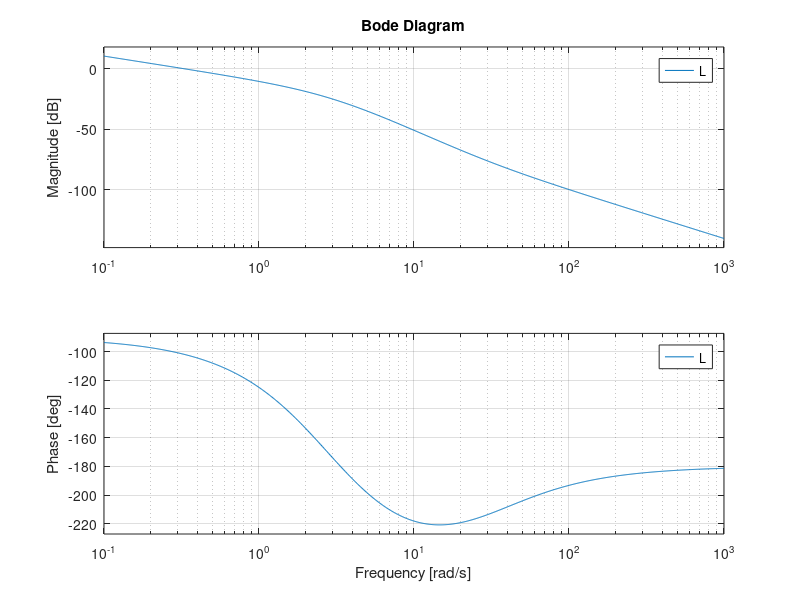
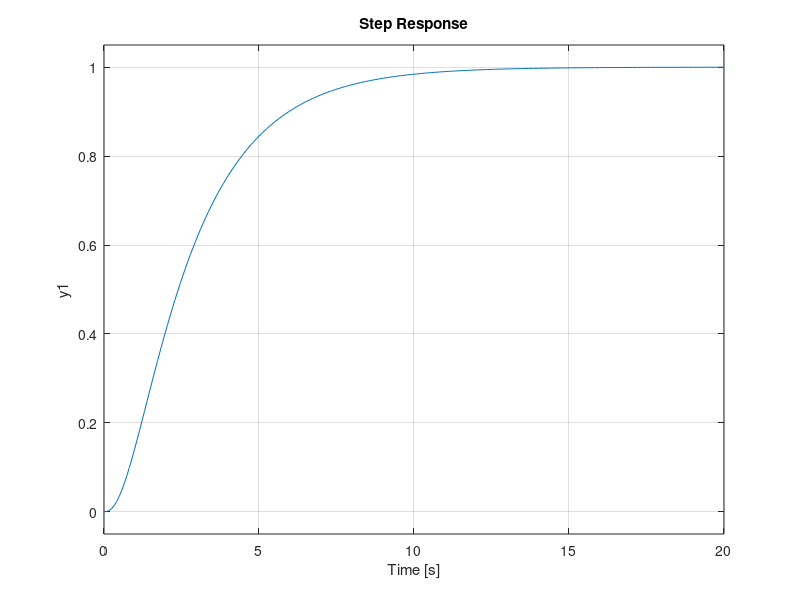

Source code (MATLAB) for these figures, in order:
clear all; clc; close all;
s=tf('s')

L=1/(10*s)*(s+30)/(s^2+6*s+9)

figure(1)
bode(L)
grid on

figure(2)
W=feedback(L,1)

step(W)
